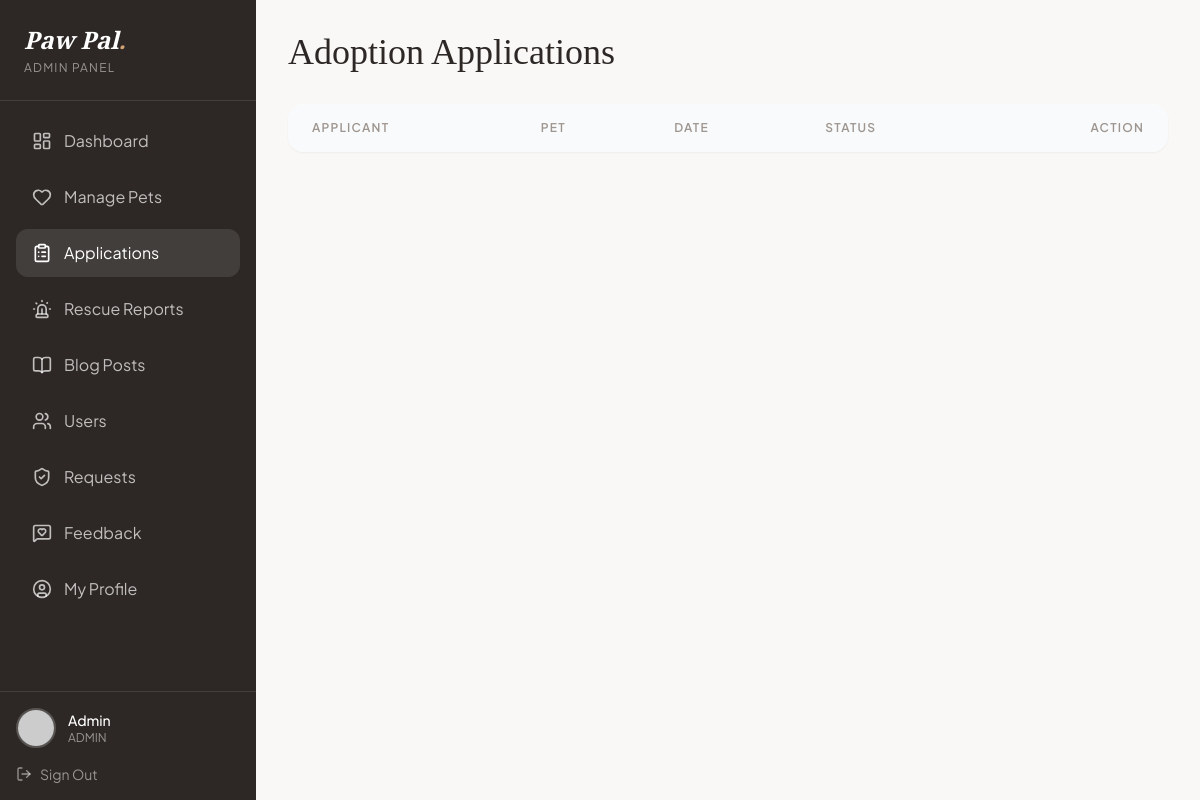
Before: /admin/applications.php (signed in) with the older database file.
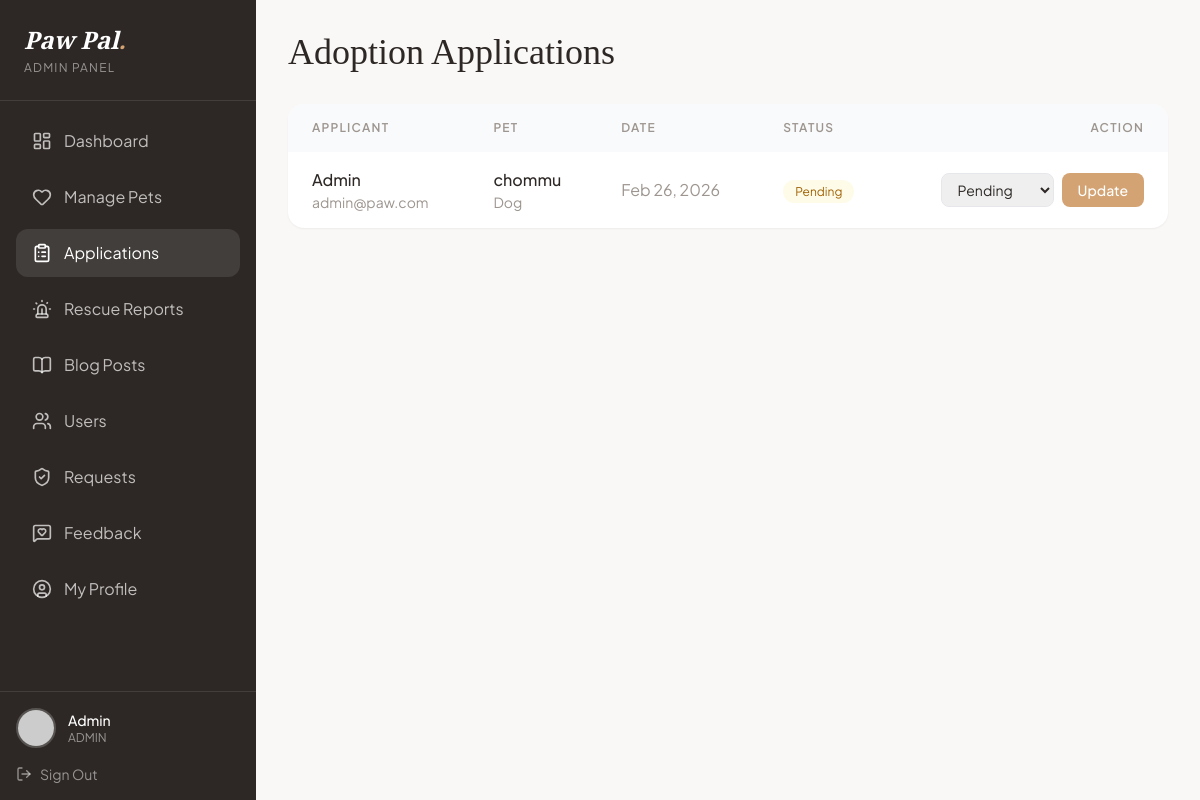
After: the same page with the newer database file.
### tables this page shows
CREATE TABLE `adoption_applications` (
  `id` int(11) NOT NULL,
  `user_id` int(11) DEFAULT NULL,
  `pet_id` int(11) DEFAULT NULL,
  `message` text DEFAULT NULL,
  `status` enum('Pending','Approved','Rejected') DEFAULT 'Pending',
  `admin_notes` text DEFAULT NULL,
  `application_date` timestamp NOT NULL DEFAULT current_timestamp()
);

CREATE TABLE `users` (
  `id` int(11) NOT NULL,
  `username` varchar(50) NOT NULL,
  `email` varchar(100) NOT NULL,
  `password` varchar(255) NOT NULL,
  `phone` varchar(20) DEFAULT NULL,
  `address` text DEFAULT NULL,
  `role` enum('user','admin','volunteer','rescuer','organization') DEFAULT 'user',
  `is_verified` tinyint(1) DEFAULT 0,
  `created_at` timestamp NOT NULL DEFAULT current_timestamp(),
  `gender` varchar(20) DEFAULT NULL,
  `dob` date DEFAULT NULL,
  `profile_image` varchar(255) DEFAULT NULL,
  `lives_saved` int(11) DEFAULT 0,
  `organization_name` varchar(150) DEFAULT NULL
);

CREATE TABLE `pets` (
  `id` int(11) NOT NULL,
  `name` varchar(50) NOT NULL,
  `type` enum('dog','cat','bird','other') NOT NULL,
  `breed` varchar(50) DEFAULT NULL,
  `age` varchar(20) DEFAULT NULL,
  `gender` enum('Male','Female') NOT NULL,
  `description` text DEFAULT NULL,
  `image` varchar(255) DEFAULT 'default_pet.jpg',
  `status` enum('Available','Adopted','Pending') DEFAULT 'Available',
  `added_by` int(11) DEFAULT NULL,
  `added_at` timestamp NOT NULL DEFAULT current_timestamp()
);

### admin/applications.php (the view, shortened to what this page needs)
<?php
include '../config.php';
$applications = $conn->query("SELECT aa.*, u.username, u.email, p.name as pet_name, p.type
                              FROM adoption_applications aa
                              JOIN users u ON aa.user_id = u.id
                              JOIN pets p ON aa.pet_id = p.id
                              ORDER BY aa.application_date DESC");
?>
<!DOCTYPE html>
<html lang="en" class="scroll-smooth">
<head>
    <script src="https://cdn.tailwindcss.com"></script>
</head>
<body class="font-sans text-paw-dark antialiased bg-paw-bg">
    <div class="flex min-h-screen">
        <?php include 'includes/sidebar.php'; ?>
        <main class="flex-1 p-8 overflow-y-auto">
            <div class="max-w-5xl mx-auto">
                <h1 class="font-serif text-4xl mb-8">Adoption Applications</h1>
                <div class="bg-white rounded-2xl shadow-sm overflow-hidden">
                    <table class="w-full">
                        <thead class="bg-gray-50">
                            <tr>
                                <th
                                    class="text-left px-6 py-4 text-xs uppercase tracking-widest font-semibold text-paw-gray">
                                    Applicant</th>
                                <th
                                    class="text-left px-6 py-4 text-xs uppercase tracking-widest font-semibold text-paw-gray">
                                    Pet</th>
                                <th
                                    class="text-left px-6 py-4 text-xs uppercase tracking-widest font-semibold text-paw-gray">
                                    Date</th>
                                <th
                                    class="text-left px-6 py-4 text-xs uppercase tracking-widest font-semibold text-paw-gray">
                                    Status</th>
                                <th
                                    class="text-right px-6 py-4 text-xs uppercase tracking-widest font-semibold text-paw-gray">
                                    Action</th>
                            </tr>
                        </thead>
                        <tbody class="divide-y divide-gray-50">
                            <?php while ($app = $applications->fetch_assoc()): ?>
                                <tr class="hover:bg-gray-50 transition-colors">
                                    <td class="px-6 py-4">
                                        <p class="font-medium"><?php echo htmlspecialchars($app['username']); ?></p>
                                        <p class="text-sm text-paw-gray"><?php echo htmlspecialchars($app['email']); ?></p>
                                    </td>
                                    <td class="px-6 py-4">
                                        <p class="font-medium"><?php echo htmlspecialchars($app['pet_name']); ?></p>
                                        <p class="text-sm text-paw-gray capitalize"><?php echo $app['type']; ?></p>
                                    </td>
                                    <td class="px-6 py-4 text-paw-gray">
                                        <?php echo date('M d, Y', strtotime($app['application_date'])); ?>
                                    </td>
                                    <td class="px-6 py-4">
                                        <span
                                            class="px-3 py-1 text-xs rounded-full
                                        <?php echo $app['status'] === 'Pending' ? 'bg-yellow-50 text-yellow-700' :
                                            ($app['status'] === 'Approved' ? 'bg-green-50 text-green-700' : 'bg-red-50 text-red-700'); ?>">
                                            <?php echo $app['status']; ?>
                                        </span>
                                    </td>
                                    <td class="px-6 py-4 text-right">
                                        <form method="POST" class="inline-flex gap-2">
                                            <select name="status"
                                                class="text-sm border border-gray-200 rounded-lg px-3 py-1.5 focus:outline-none focus:border-paw-accent">
                                                <option value="Pending" <?php echo $app['status'] === 'Pending' ? 'selected' : ''; ?>>Pending</option>
                                            </select>
                                            <button type="submit" name="update_status"
                                                class="px-4 py-1.5 bg-paw-accent text-white rounded-lg text-sm font-medium hover:bg-paw-dark transition-colors">
                                                Update
                                            </button>
                                        </form>
                                    </td>
                                </tr>
                            <?php endwhile; ?>
                        </tbody>
                    </table>
                </div>
            </div>
        </main>
    </div>
</body>
</html>

Changed rows visible on the page:
added adoption_applications: user.username "Admin", user.email "admin@paw.com", pet.name "chommu", pet.type "Dog", application_date "Feb 26, 2026", status "Pending"
